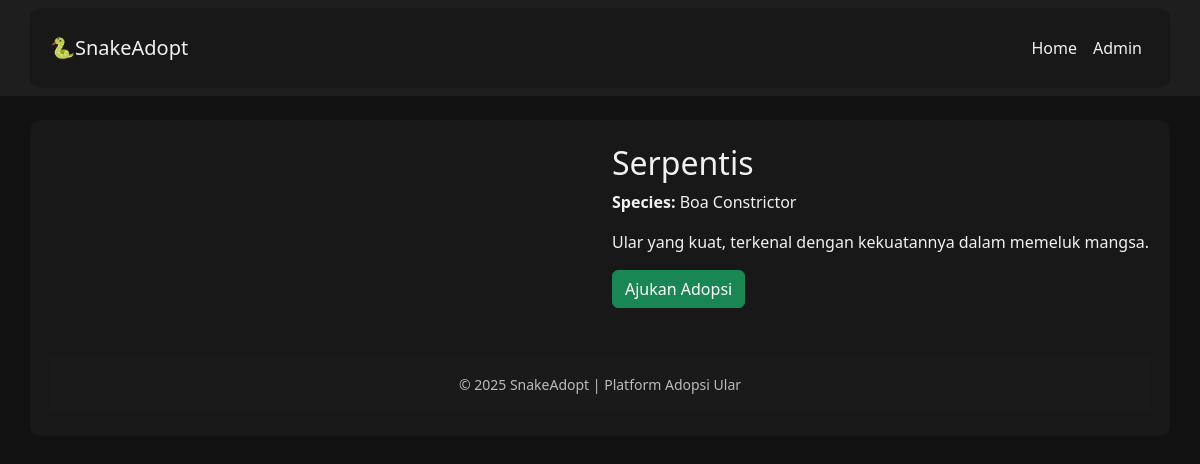
Screenshot of /snake-adopt/snake_detail.php?id=1 with the database file from the repository.
### tables this page shows
CREATE TABLE snakes (
  id INT AUTO_INCREMENT PRIMARY KEY,
  name VARCHAR(100) NOT NULL,
  species VARCHAR(50) NOT NULL,
  age VARCHAR(50),
  gender ENUM('Male','Female','Unknown') DEFAULT 'Unknown',
  description TEXT,
  photo VARCHAR(255),  
  status ENUM('Available','Adopted') DEFAULT 'Available',
  created_at TIMESTAMP DEFAULT CURRENT_TIMESTAMP
);

### snake-adopt/snake_detail.php (the view, shortened to what this page needs)
<?php
require 'config.php';
require 'header.php';
$id = (int)$_GET['id'];
$stmt = $pdo->prepare("SELECT * FROM snakes WHERE id = ?");
$stmt->execute([$id]);
$snake = $stmt->fetch();
?>
<div class="row">
  <div class="col-md-6">
  </div>
  <div class="col-md-6">
    <h2><?=htmlspecialchars($snake
  ['name'])?></h2>
    <p><strong>Species:</strong> <?=htmlspecialchars($snake
  ['species'])?></p>
    <p><?=nl2br(htmlspecialchars($snake
  ['description']))?></p>
<a href="apply.php?snake_id=<?=$snake['id']?>" class="btn btn-success">Ajukan Adopsi</a>
  </div>
</div>
<?php require 'footer.php'; ?>

### snake-adopt/header.php (style rules this page uses)
body { background-color: #121212; color: #f1f1f1; }
a { color: #90caf9; }

### rows the page displays
snakes: name "Serpentis", species "Boa Constrictor", description "Ular yang kuat, terkenal dengan kekuatannya dalam memeluk mangsa."
